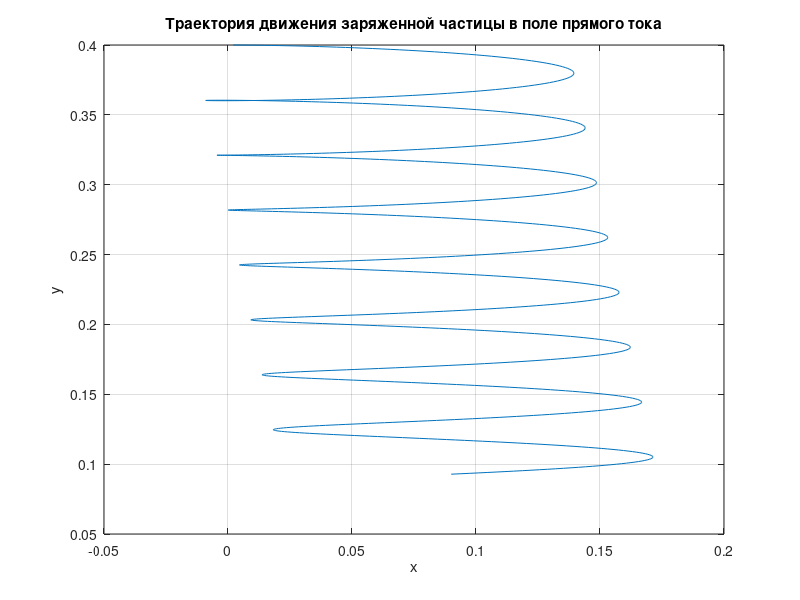

This chart was generated by the following MATLAB code:
I = 10.0;
v_x = 2.0;
v_y = 3.0;
v_z = 0;


x = 0;
y = 4;
z = 0.4;

h = 10^(-3);
B_x = 0;
B_y = 0;
B_z = 0;
e = -1.6 * 10^(-19);
m = 1.67 * 10^(-27);
mu_0 = 4 * pi * 10^(-7);


X = zeros(1000, 1);
Y = zeros(1000, 1);
Z = zeros(1000, 1);

for i=1:1000
    B_y = (-mu_0 * I * z)/(2 * pi * (y^2 + z^2));
    B_z = (mu_0 * I * y)/(2 * pi * (y^2 + z^2));
    v_x = v_x - (e / m) * (v_y * B_z - v_z * B_y) * h;
    v_y = v_y + (e / m) * (v_x * B_z) * h;
    v_z = v_z - (e / m) * (v_x * B_y) * h;
    x = x + v_x * h;
    y = y + v_y * h;
    z = z + v_z * h;
    X(i) = x;
    Y(i) = y;
    Z(i) = z;
end

plot(X, Z)
%plot3(X, Y, Z);
grid on
title('Траектория движения заряженной частицы в поле прямого тока')
xlabel('x')
ylabel('y')
%zlabel('z')
